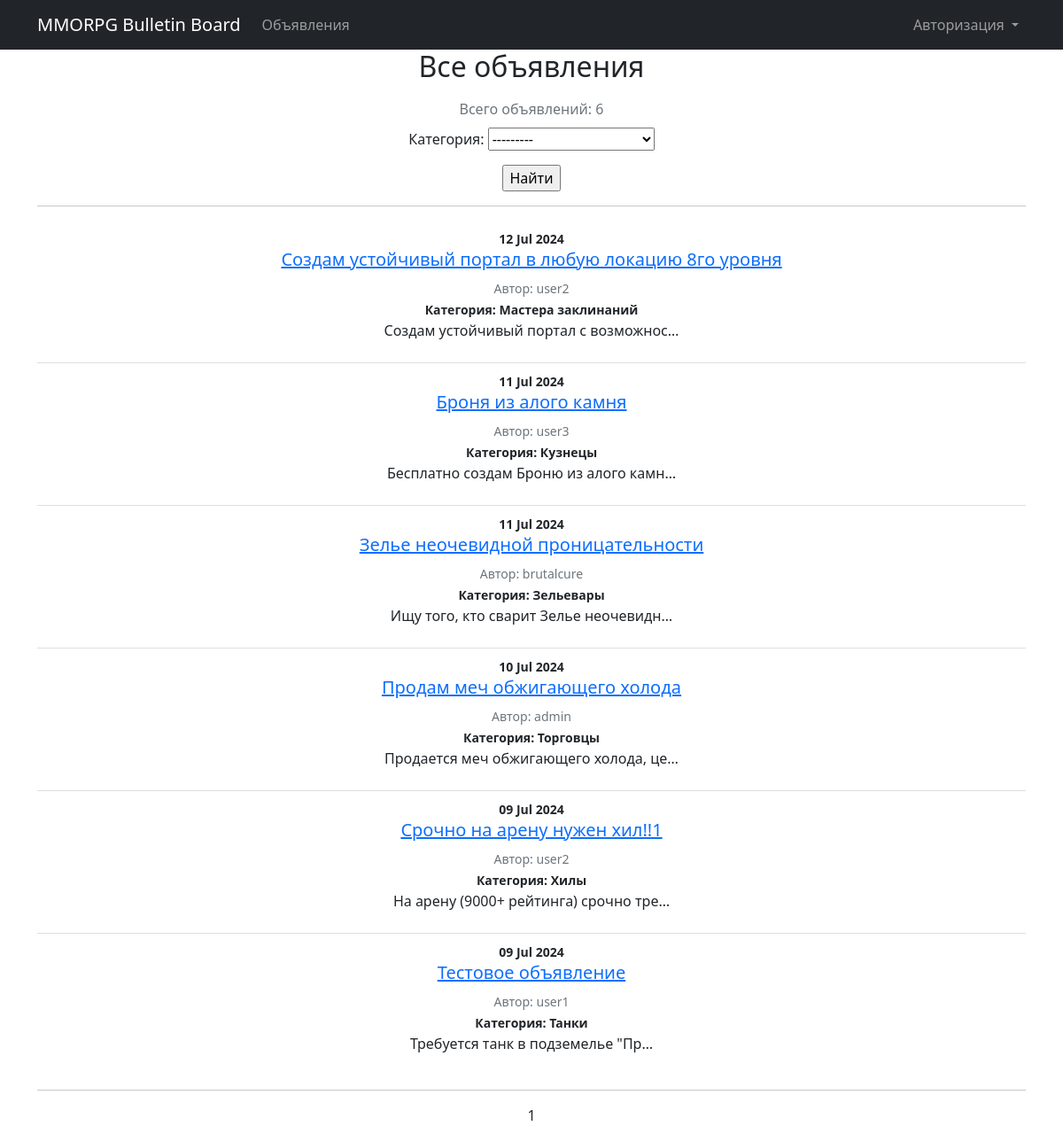
/ads/, run on the app's committed database.
### BulletinBoard/models.py (models this page shows, shortened)
class Ad(models.Model):
    author = models.ForeignKey(settings.AUTH_USER_MODEL, on_delete=models.CASCADE)
    adCategory = models.CharField(max_length=20, choices=CATEGORY_CHOICES)
    dateCreation = models.DateTimeField(auto_now_add=True)
    title = models.CharField(max_length=128)
    text = RichTextUploadingField(blank=True, null=True)

### accounts/models.py (models this page shows)
class User(AbstractUser):
    code = models.CharField(max_length=6, blank=True, null=True, default=None, unique=True)
    subscriber = models.BooleanField(default=False)

### BulletinBoard/views.py (the view)
# urls.py: path('', AdsList.as_view(), name='ad_list'),
class AdsList(ListView):
    model = Ad
    ordering = '-dateCreation'
    template_name = 'ad_list.html'
    context_object_name = 'ads'
    paginate_by = 10
    def get_queryset(self):
        queryset = super().get_queryset()
        self.filterset = AdFilter(self.request.GET, queryset)
        return self.filterset.qs
    def get_context_data(self, **kwargs):
        context = super().get_context_data(**kwargs)
        context['filterset'] = self.filterset
        return context

### templates/ad_list.html (shortened to what this page needs)
{% extends 'flatpages/default.html' %}
{% load custom_tags %}
{% block content %}
<h2>Все объявления</h2>
<h3><span class="text-muted fs-6 fw-normal">Всего объявлений: {{ page_obj.paginator.count }}</span></h3>
<form action="" method="get">
   {{ filterset.form.as_p }}
   <input type="submit" value="Найти" />
</form>
<hr>
    {% if ads %}
        <ul class="list-group list-group-flush bg-transparent">
            {% for ad in ads %}
                <li class="list-group-item bg-transparent">
                    <small class="fw-bold">{{ ad.dateCreation | date:'d M Y' }} </small>
                    <h5><a href="{% url 'ad_detail' ad.id %}">{{ ad.title }}</a></h5>
                    <small class="text-muted">Автор: {{ ad.author }}</small> <br>
                    <small class="fw-bold"> Категория: {{ ad.get_adCategory_display }}</small>
                    {{ ad.text|truncatechars:40|safe }}
                </li>
            {% endfor %}
        </ul>
    {% else %}
       <h2>Объявлений нет!</h2>
    {% endif %}
<hr>
    {{ page_obj.number }}
{% endblock content %}

### data on the page
Ad: dateCreation "12 Jul 2024", title "Создам устойчивый портал в любую локацию 8го уровня", author "user2", adCategory "Мастера заклинаний", text "Создам устойчивый портал с возможнос…"
Ad: dateCreation "11 Jul 2024", title "Броня из алого камня", author "user3", adCategory "Кузнецы", text "Бесплатно создам Броню из алого камн…"
Ad: dateCreation "11 Jul 2024", title "Зелье неочевидной проницательности", author "brutalcure", adCategory "Зельевары", text "Ищу того, кто сварит Зелье неочевидн…"
Ad: dateCreation "10 Jul 2024", title "Продам меч обжигающего холода", author "admin", adCategory "Торговцы", text "Продается меч обжигающего холода, це…"
Ad: dateCreation "09 Jul 2024", title "Срочно на арену нужен хил!!1", author "user2", adCategory "Хилы", text "На арену (9000+ рейтинга) срочно тре…"
Ad: dateCreation "09 Jul 2024", title "Тестовое объявление", author "user1", adCategory "Танки", text "Требуется танк в подземелье \"Пр…"

### other printed values
{{ page_obj.paginator.count }} "6"
{{ page_obj.number }} "1"
